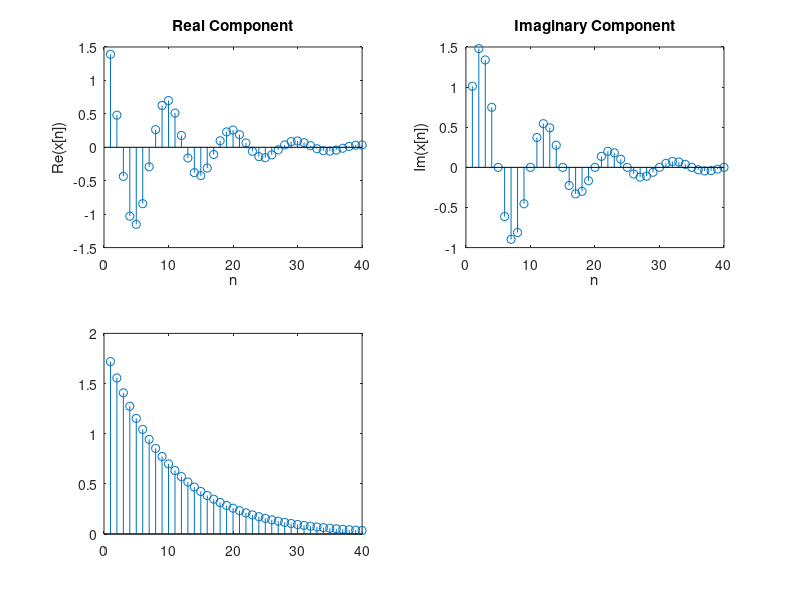

Write MATLAB code to recreate this figure. (Note: this script raises an error after producing the figure.)
%% create signal/calculate energy
A=1.9 ; C=-0.1+0.2*pi*1i; n = 1:40;
x = A*exp(C*n);
E = sum(abs(x).^2);
%% figure
figure
subplot(2,2,1), stem(n, real(x))
title('Real Component'), xlabel('n'), ylabel('Re(x[n])')

subplot(2,2,2), stem(n, imag(x))
title('Imaginary Component'), xlabel('n'), ylabel('Im(x[n])')

subplot(2,2,3), stem(n, abs(x))
title("Absolute Value (E=" + string(E) + ")"), xlabel('n'), ylabel('|x[n]|')

subplot(2,2,4), stem(n, angle(x))
title('Phase'), xlabel('n'), ylabel('phase of x[n] (rad)')